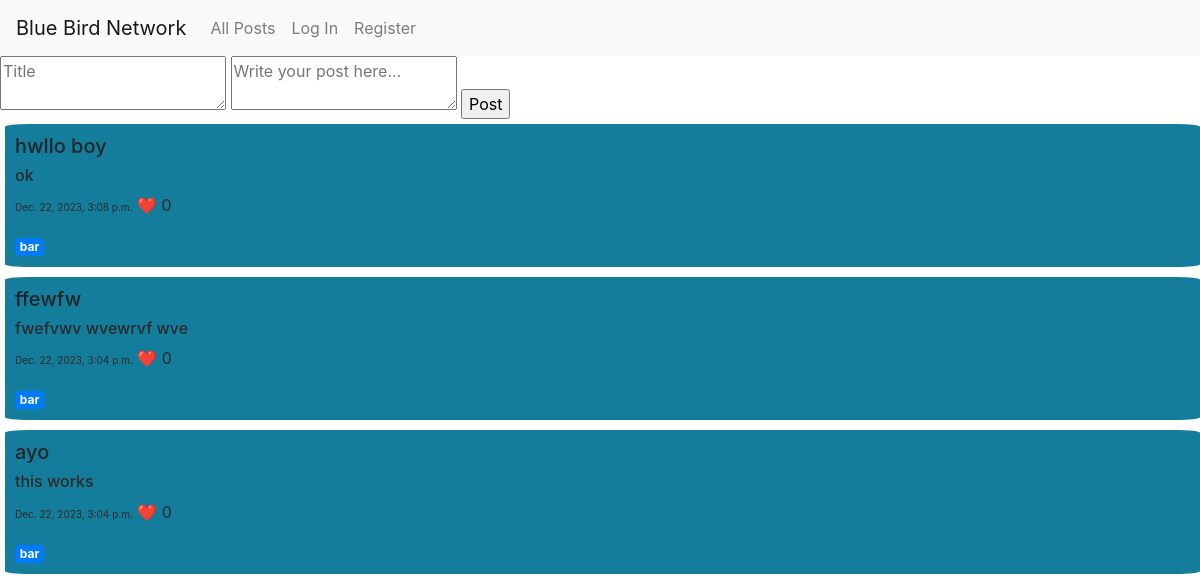
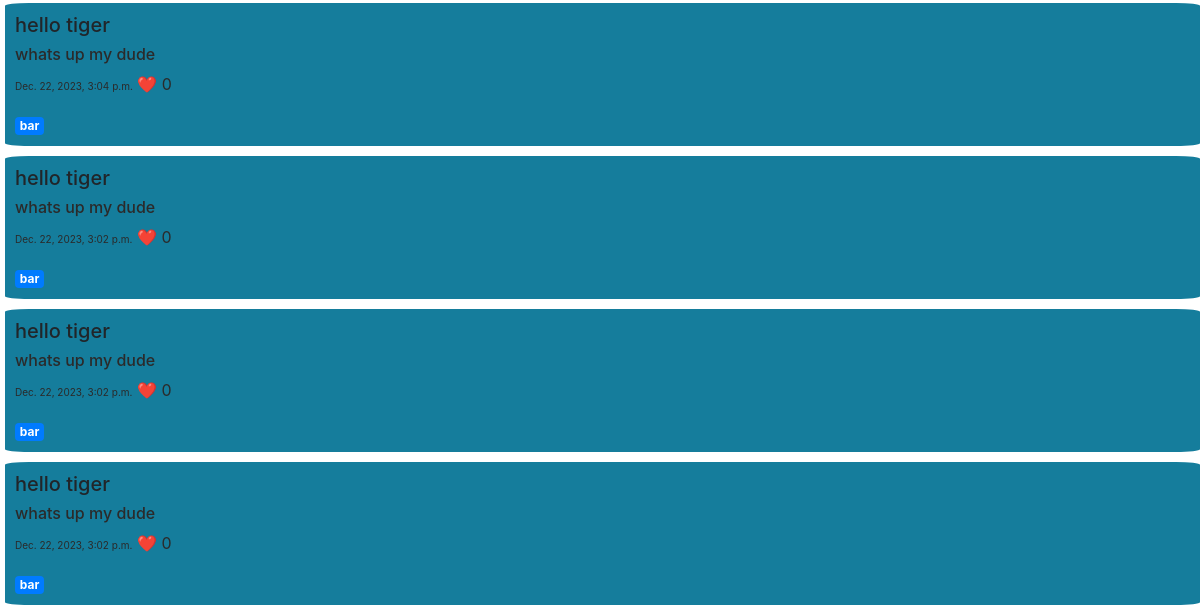
The app's page /, older data (2 pictures, top to bottom).
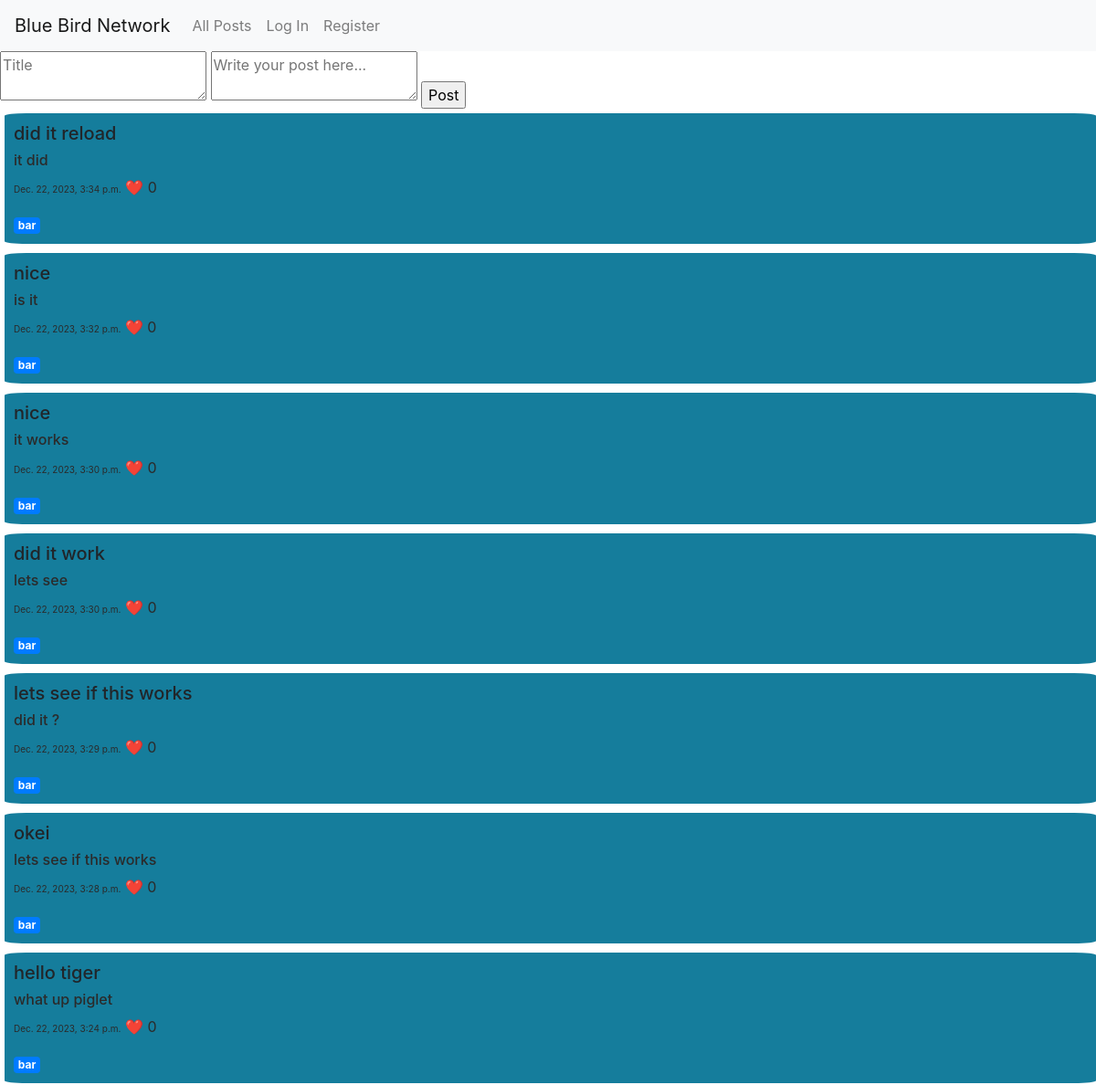
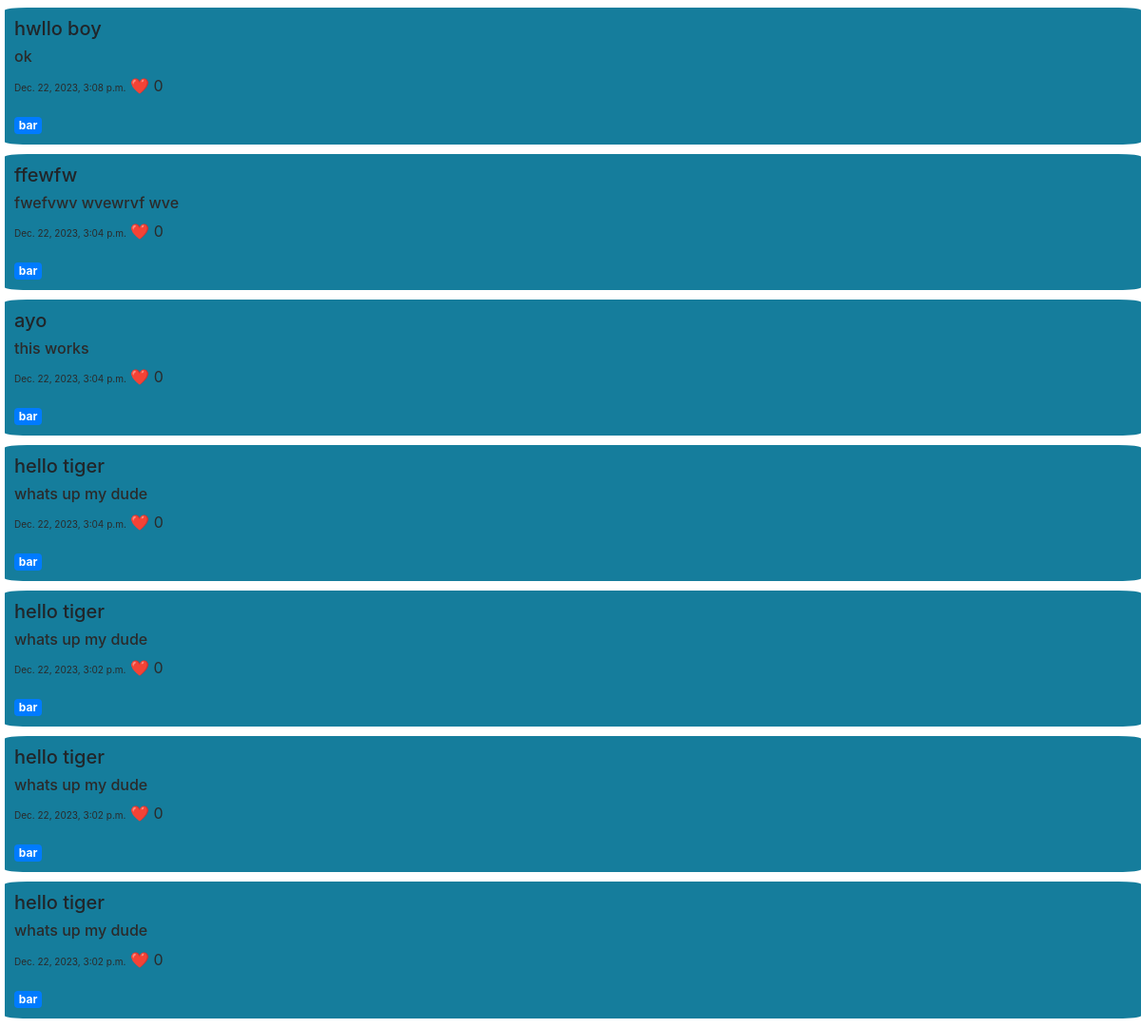
The same page, newer data (2 pictures, top to bottom).
### network/models.py (models this page shows, shortened)
class Tweet(models.Model):
    user = models.ForeignKey(User, on_delete=models.CASCADE, related_name= "user1")
    title = models.CharField(max_length=64)
    content = models.TextField()
    timestamp = models.DateTimeField(auto_now_add=True)
    likes = models.IntegerField(default = 0)

class User(AbstractUser):
    pass

### network/views.py (the view)
# urls.py: path("", views.index, name="index"),
def index(request):
    old_posts = Tweet.objects.all().order_by("-timestamp")
    return render(request, "network/index.html", {'old_posts': old_posts})

### network/templates/network/index.html (shortened to what this page needs)
{% extends "network/layout.html" %}
{% block body %}
    <html lang="en">
        <body>
            <form id="post-form" method="POST">
                <textarea id="title-content" name = "title" placeholder = "Title"></textarea>
                <textarea id="post-content" name="content" placeholder="Write your post here..."></textarea>
                <input style="margin-bottom: 5px; " id = "submit-post" type="submit" value="Post">
            </form>
            {% for post in old_posts %}
                <div id = "old_posts">
                    <h5>{{ post.title }}</h5>
                    <h6 style="color:rgb(43, 42, 42);">{{ post.content }}</h6>
                    <p style=" color:rgb(43, 42, 42);"><span style = "font-size: x-small;">{{ post.timestamp }}</span> ❤️ <span>{{ post.likes }}</span></p>
                    <a href="#" class="badge badge-primary">{{ post.user }}</a>
                </div>
            {% endfor %}
        </body>
    </html>
{% endblock %}

### network/templates/network/layout.html (shortened to what this page needs)
{% load static %}
<!DOCTYPE html>
<html lang="en">
    <head>
        <link rel="stylesheet" href="https://stackpath.bootstrapcdn.com/bootstrap/4.4.1/css/bootstrap.min.css">
        <link href="{% static 'network/styles.css' %}" rel="stylesheet">
    </head>
    <body>
        <nav class="navbar navbar-expand-lg navbar-light bg-light">
            <a class="navbar-brand" href="#">Blue Bird Network</a>
            <div>
              <ul class="navbar-nav mr-auto">
                <li class="nav-item">
                  <a class="nav-link" href="{% url 'index' %}">All Posts</a>
                </li>
                {% if user.is_authenticated %}
                    <li class="nav-item">
                        <a class="nav-link" href="#">Following</a>
                    </li>
                    <li class="nav-item">
                        <a class="nav-link" href="{% url 'logout' %}">Log Out</a>
                    </li>
                {% else %}
                    <li class="nav-item">
                        <a class="nav-link" href="{% url 'login' %}">Log In</a>
                    </li>
                    <li class="nav-item">
                        <a class="nav-link" href="{% url 'register' %}">Register</a>
                    </li>
                {% endif %}
              </ul>
            </div>
          </nav>
        <div class="body">
            {% block body %}
            {% endblock %}
        </div>
    </body>
</html>

### network/static/network/styles.css (style rules this page uses)
#old_posts { background-color: #157d9c; padding: 10px; margin-bottom: 10px; animation-name: hide; animation-duration: 2s; animation-fill-mode: forwards; animation-play-state: paused; border-radius: 2%; margin-left: 5px; }

Row changes from the older to the newer data that the page shows:
added Tweet: title "did it reload", content "it did", timestamp "Dec. 22, 2023, 3:34 p.m.", likes "0", user "bar"
added Tweet: title "nice", content "is it", timestamp "Dec. 22, 2023, 3:32 p.m.", likes "0", user "bar"
added Tweet: title "nice", content "it works", timestamp "Dec. 22, 2023, 3:30 p.m.", likes "0", user "bar"
added Tweet: title "did it work", content "lets see", timestamp "Dec. 22, 2023, 3:30 p.m.", likes "0", user "bar"
added Tweet: title "lets see if this works", content "did it ?", timestamp "Dec. 22, 2023, 3:29 p.m.", likes "0", user "bar"
added Tweet: title "okei", content "lets see if this works", timestamp "Dec. 22, 2023, 3:28 p.m.", likes "0", user "bar"
added Tweet: title "hello tiger", content "what up piglet", timestamp "Dec. 22, 2023, 3:24 p.m.", likes "0", user "bar"
